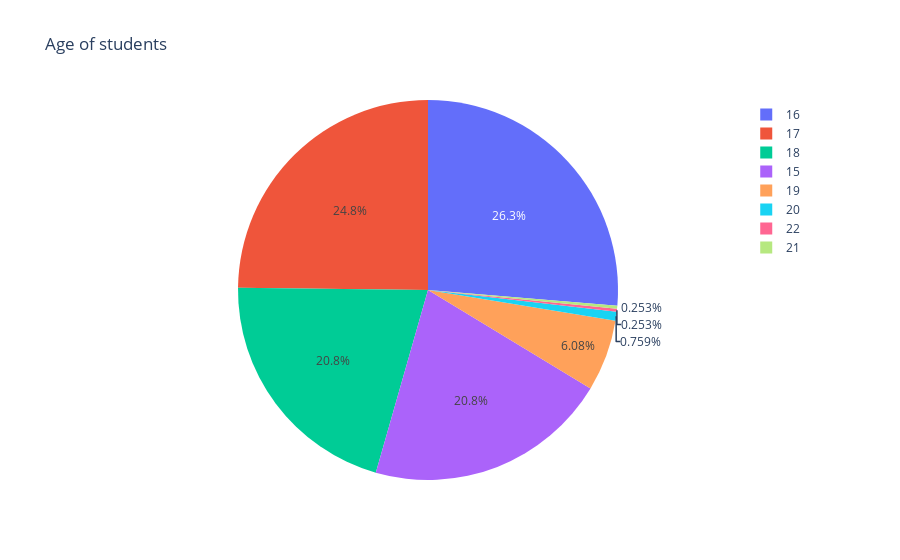

The notebook cell saved with this chart:
### Code cell
ages = data["age"].value_counts()
labels = (np.array(ages.index))
sizes = (np.array((ages / ages.sum())*100))

trace = go.Pie(labels=labels, values=sizes)
layout = go.Layout(title="Аge of students")
dat = [trace]
fig = go.Figure(data=dat, layout=layout)
py.iplot(fig, filename="age")

### Figure 1 — Plotly figure (JSON) as saved in the notebook; plotly's stock layout.template omitted (floating-point values rounded to 4 significant figures)
{"data": [{"labels": [16, 17, 18, 15, 19, 20, 22, 21], "type": "pie", "values": [26.33, 24.81, 20.76, 20.76, 6.076, 0.7595, 0.2532, 0.2532]}], "layout": {"title": {"text": "Аge of students"}}}
